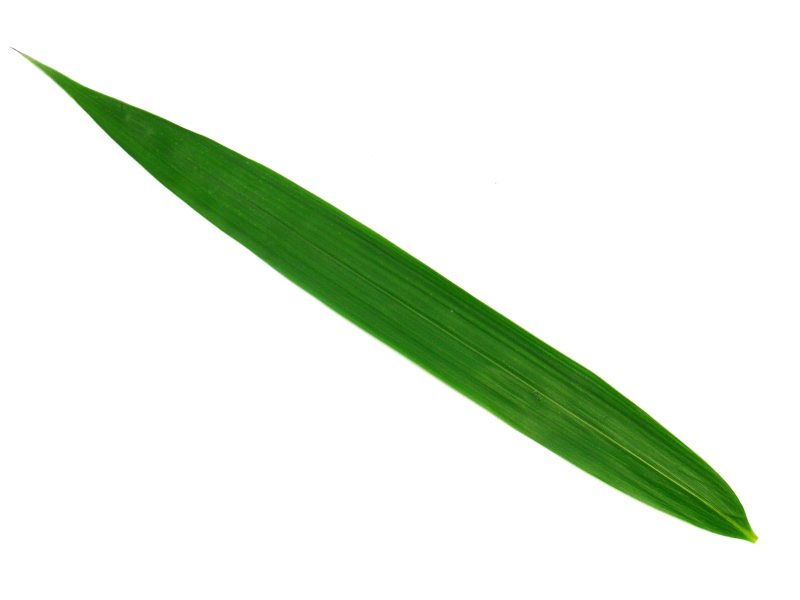
#> input picture tareas/leaves/Leaves/1006.jpg, 1600 x 1200 px (shown at 1/2 size); its folder holds only this picture in this run
$ jupyter execute --allow-errors leaves_classifier.ipynb
#> lines starting #> are read from the running program, lines starting #| are printed output that depends on the picture; after the words box and inside, x2 and y2 are one past the last pixel; in counts of white or black regions, pixels touching at a corner belong together
[cell 1]
import cv2 as cv
import matplotlib.pyplot as plt
import numpy as np
import os
from sklearn.model_selection import train_test_split
from sklearn.svm import SVC
from sklearn.preprocessing import LabelEncoder, StandardScaler
from sklearn.metrics import accuracy_score
from sklearn.model_selection import GridSearchCV
from sklearn.neighbors import KNeighborsClassifier
from sklearn.neural_network import MLPClassifier

[cell 2]
def label_from_filename(filename: int):

    ranges = {
        (1001, 1059): 1,
        (1060, 1122): 2,
        (1552, 1616): 3,
        (1123, 1194): 4,
        (1195, 1267): 5,
        (1268, 1323): 6,
        (1324, 1385): 7,
        (1386, 1437): 8,
        (1438, 1496): 10,
        (1497, 1551): 9,
        (2001, 2050): 11,
        (2051, 2113): 12,
        (2114, 2165): 14,
        (2166, 2230): 15,
        (2231, 2290): 16,
        (2291, 2346): 17,
        (2347, 2423): 18,
        (2424, 2485): 19,
        (2486, 2546): 20,
        (2547, 2612): 21,
        (2616, 2675): 22,
        (3001, 3055): 23,
        (3056, 3110): 24,
        (3111, 3175): 25,
        (3176, 3229): 26,
        (3230, 3281): 27,
        (3282, 3334): 28,
        (3335, 3389): 29,
        (3390, 3446): 30,
        (3447, 3510): 31,
        (3511, 3563): 32,
        (3566, 3621): 33,
    }

    for (low, high), label in ranges.items():
        if low <= filename <= high:
            return label

    return None

[cell 3]
def process_image(image:str):

#> called with image = './Leaves/1006.jpg'
    image_filename = os.path.basename(image)

    #Loading image
    im = cv.cvtColor(cv.imread(image), cv.COLOR_BGR2GRAY)
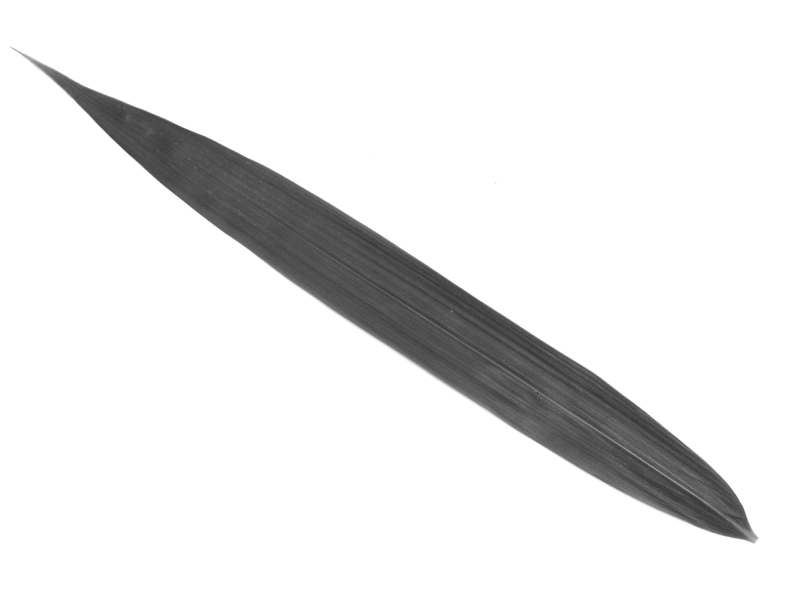
#> im: shape (1200, 1600) (shown at 1/2 size); min 48, max 255, mean 233.8

    # Change size

    im = cv.resize(im, (1000, 1000))
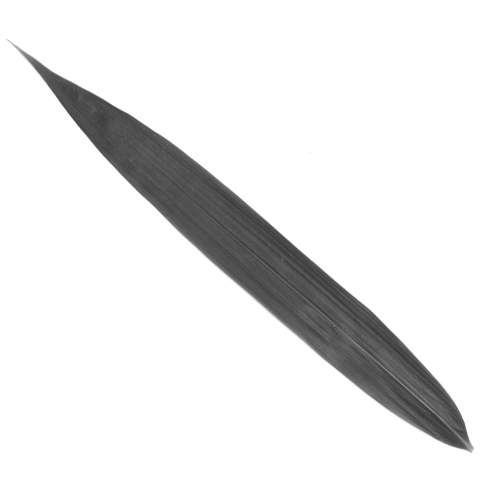
#> im: shape (1000, 1000) (shown at 1/2 size); min 51, max 255, mean 233.8

    #Image segmentation using otsu
    im_segmentation = cv.threshold(im, 0,255, cv.THRESH_BINARY+cv.THRESH_OTSU)

    #Contour extraction
    contours, hierarchy = cv.findContours(im_segmentation[1], cv.RETR_LIST, cv.CHAIN_APPROX_NONE)
#> contours = 14 contours, 12 with area under 20; largest, box (x1, y1, x2, y2) and area: (0, 0, 1000, 1000) 998001, (35, 95, 947, 904) 124142

    max_area = -1
    max_contour = None
    image_area = im.shape[0] * im.shape[1]
#> image_area = 1000000
    for contour in contours:

        area = cv.contourArea(contour)

        # Drawing a bounding box
        if 2000 < area <= image_area * 0.9:
            if  area > max_area:
                max_area = area
                max_contour = contour
#> this loop made 14 passes
#> (area, max_area) on pass 1: (124141.5, 124141.5)
#> area on pass 14: 998001
#> after the loop, max_area = 124141.5; max_contour = contour of 1959 points, box (x1, y1, x2, y2) (35, 95, 947, 904), area 124142


    x, y, w, h = cv.boundingRect(max_contour)
#> x = 35; y = 95; w = 912; h = 809


    # Perimeter calculation

    perim = cv.arcLength(max_contour, True) # Verificar
#> perim = 2573.3

    # Aspect ratio calculation
    aspect_ration = w/h
#> aspect_ration = 1.13

    # Shape factor
    shape_factor = (4*np.pi*max_area)/np.power(perim, 2)
#> shape_factor = 0.236

    #
    rectan = (w*h)/max_area
#> rectan = 5.94

    points = np.array(max_contour).reshape(-1,2).astype(np.float32)
#> points = 1959 pairs, first value 35 to 946, second value 95 to 903
    mean, eigvec, eigval = cv.PCACompute2(points, mean=None)
#> mean = [[498.4, 500.5]]; eigvec = [[0.75, 0.661], [-0.661, 0.75]]; eigval = [130907.1, 2884.2]


    eje_mayor = float(2 * np.sqrt(eigval[0][0])) # Eje mayor
#> eje_mayor = 723.6
    eje_menor = float(2 * np.sqrt(eigval[1][0])) # Eje menor
#> eje_menor = 107.4

    # Perimeter diameter ratio

    p_d_ratio = perim/w
#> p_d_ratio = 2.82

    # Hu moments

    hu = cv.HuMoments(cv.moments(max_contour)).flatten()
#> hu = [0.675, 0.429, 0.00205, 0.00181, 3.5e-06, 0.00119, 1.6e-08]

    # Label for image

    filename_id = int(image_filename[:4])

    classification = label_from_filename(filename_id)

    # Our vector will consists of: [A, P, SF, R, w, h, aspect_ratio, eje_mayor, eje_menor, p_d_ratio, hu]

    features = np.hstack([
            max_area, perim, shape_factor, rectan,
        w, h, aspect_ration, eje_mayor, eje_menor, p_d_ratio, hu
       ])
#> features = 17 values, max 124141.5 at index 0, min 1.6e-08 at index 16, mean 7604.6

    return features, classification

[cell 4]
def obtain_features_from_dataset(path:str):

    X = []
    y = []
    # Verify path exists.


    if not os.path.exists(path):
        print("Error")
        return

    # Iterate over files and process them.
    # We need files sorted

    for x in os.listdir(path):
        image_path = os.path.join(path, x)
        features, classification = process_image(image_path)
#> classification = 1
        X.append(features)
        y.append(classification)


    return np.array(X), np.array(y)

## Exctraction feature vectors

[cell 5]
path = "./Leaves"
X, y = obtain_features_from_dataset(path)
#> y = [1]

$ run again, on tareas/leaves/Leaves/1130.jpg
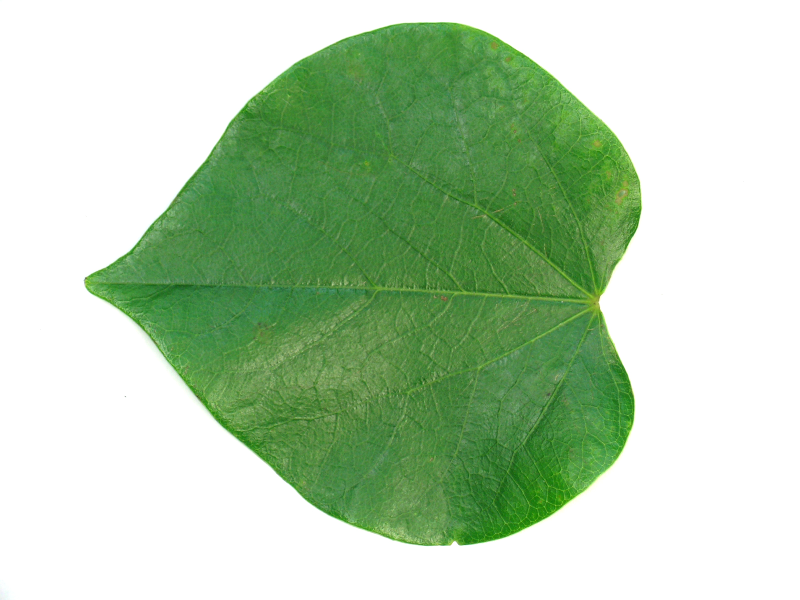
#> input picture tareas/leaves/Leaves/1130.jpg, 1600 x 1200 px (shown at 1/2 size)
#> in process_image, `im = cv.cvtColor(cv.imread(image), cv.COLOR_BGR2GRAY)`:
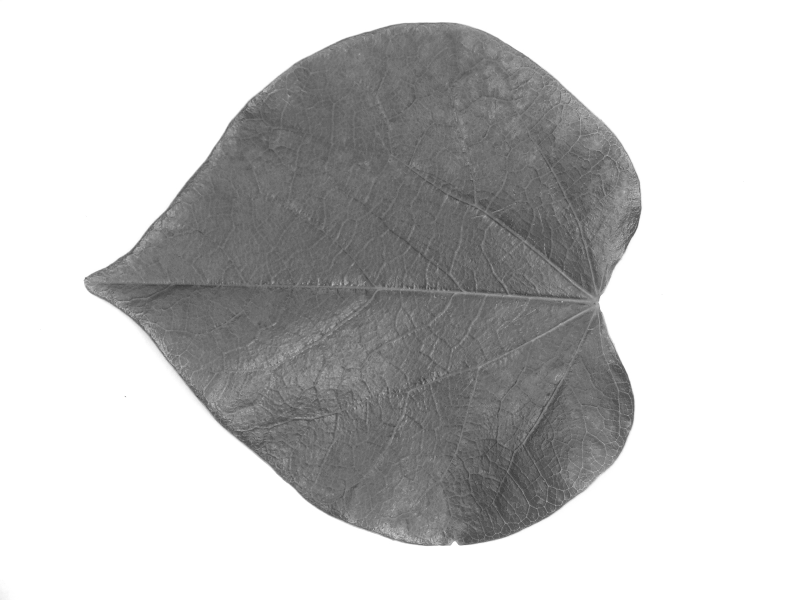
#> im: shape (1200, 1600) (shown at 1/2 size); min 51, max 255, mean 196
#> in process_image, `im = cv.resize(im, (1000, 1000))`:
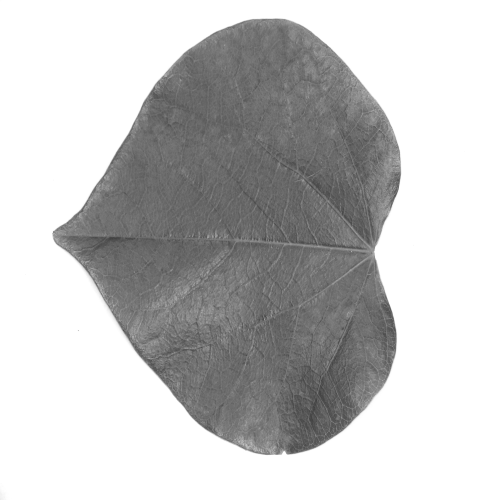
#> im: shape (1000, 1000) (shown at 1/2 size); min 57, max 255, mean 195.9
#> contours = 46 contours, 44 with area under 20; largest, box (x1, y1, x2, y2) and area: (0, 0, 1000, 1000) 998001, (104, 36, 803, 911) 414214
#> the loop in process_image, `for contour in contours: ` made 46 passes
#> (area, max_area) on pass 45: (414214.5, 414214.5)
#> after the loop in process_image, `for contour in contours:`: max_area = 414214.5; max_contour = contour of 2131 points, box (x1, y1, x2, y2) (104, 36, 803, 911), area 414214
#> in process_image, `x, y, w, h = cv.boundingRect(max_contour)`: x = 104; y = 36; w = 699; h = 875
#> perim = 2597.8
#> aspect_ration = 0.799
#> shape_factor = 0.771
#> rectan = 1.48
#> points = 2131 pairs, first value 104 to 802, second value 36 to 910
#> mean = [[510.3, 477.3]]; eigvec = [[0.099, 0.995], [0.995, -0.099]]; eigval = [82427.8, 53629.4]
#> eje_mayor = 574.2
#> eje_menor = 463.2
#> p_d_ratio = 3.72
#> hu = [0.171, 0.0028, 0.000267, 3.83e-06, -8.7e-11, -1.65e-07, 8.58e-11]
#> in process_image, `features = np.hstack([ max_area, perim, shape_factor, rectan, w, h, as..`: features = 17 values, max 414214.5 at index 0, min -1.65e-07 at index 15, mean 24672.4
#> in obtain_features_from_dataset, `features, classification = process_image(image_path)`: classification = 4
#> `X, y = obtain_features_from_dataset(path)`: y = [4]

$ run again, on tareas/leaves/Leaves/1140.jpg
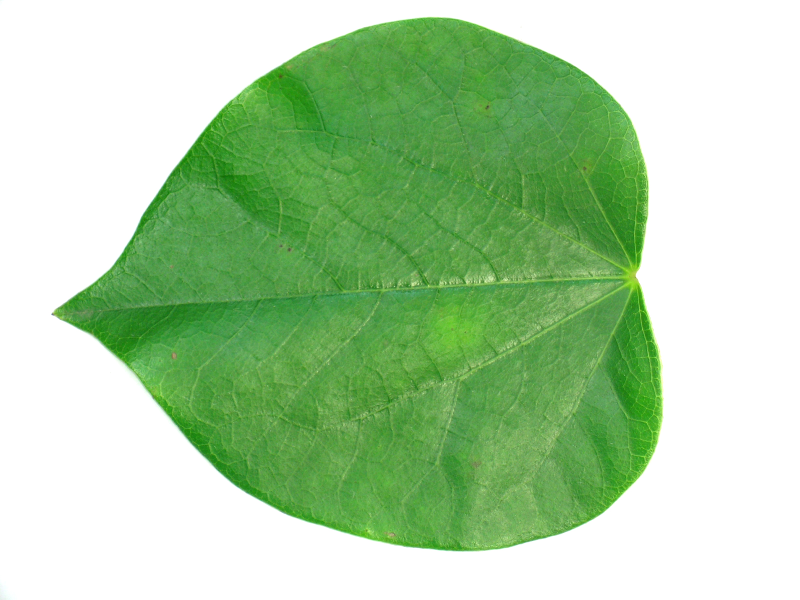
#> input picture tareas/leaves/Leaves/1140.jpg, 1600 x 1200 px (shown at 1/2 size)
#> in process_image, `im = cv.cvtColor(cv.imread(image), cv.COLOR_BGR2GRAY)`:
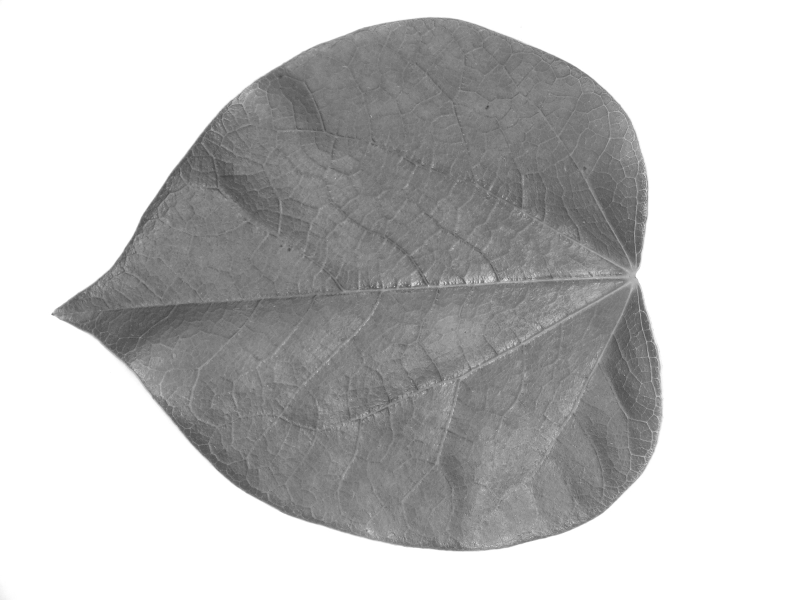
#> im: shape (1200, 1600) (shown at 1/2 size); min 52, max 255, mean 193.4
#> in process_image, `im = cv.resize(im, (1000, 1000))`:
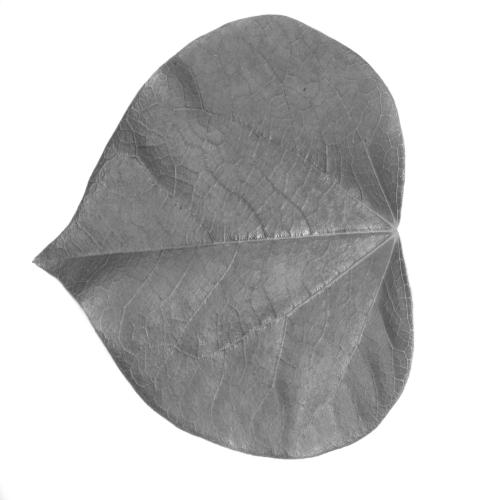
#> im: shape (1000, 1000) (shown at 1/2 size); min 64, max 255, mean 193.3
#> contours = 109 contours, 106 with area under 20; largest, box (x1, y1, x2, y2) and area: (0, 0, 1000, 1000) 998001, (63, 28, 829, 920) 480598, (610, 460, 617, 470) 32
#> the loop in process_image, `for contour in contours: ` made 109 passes
#> (area, max_area) on pass 108: (480598.5, 480598.5)
#> after the loop in process_image, `for contour in contours:`: max_area = 480598.5; max_contour = contour of 2327 points, box (x1, y1, x2, y2) (63, 28, 829, 920), area 480598
#> in process_image, `x, y, w, h = cv.boundingRect(max_contour)`: x = 63; y = 28; w = 766; h = 892
#> perim = 2781.4
#> aspect_ration = 0.859
#> shape_factor = 0.781
#> rectan = 1.42
#> points = 2327 pairs, first value 63 to 828, second value 28 to 919
#> mean = [[513.4, 488.7]]; eigvec = [[0.0761, 0.997], [0.997, -0.0761]]; eigval = [89717.6, 66210.1]
#> eje_mayor = 599.1
#> eje_menor = 514.6
#> p_d_ratio = 3.63
#> hu = [0.167, 0.00151, 0.000245, 2.25e-06, -4.71e-11, -7.84e-08, -2.38e-11]
#> in process_image, `features = np.hstack([ max_area, perim, shape_factor, rectan, w, h, as..`: features = 17 values, max 480598.5 at index 0, min -7.84e-08 at index 15, mean 28597.6
#> in obtain_features_from_dataset, `features, classification = process_image(image_path)`: classification = 4
#> `X, y = obtain_features_from_dataset(path)`: y = [4]

$ run again, on tareas/leaves/Leaves/1145.jpg
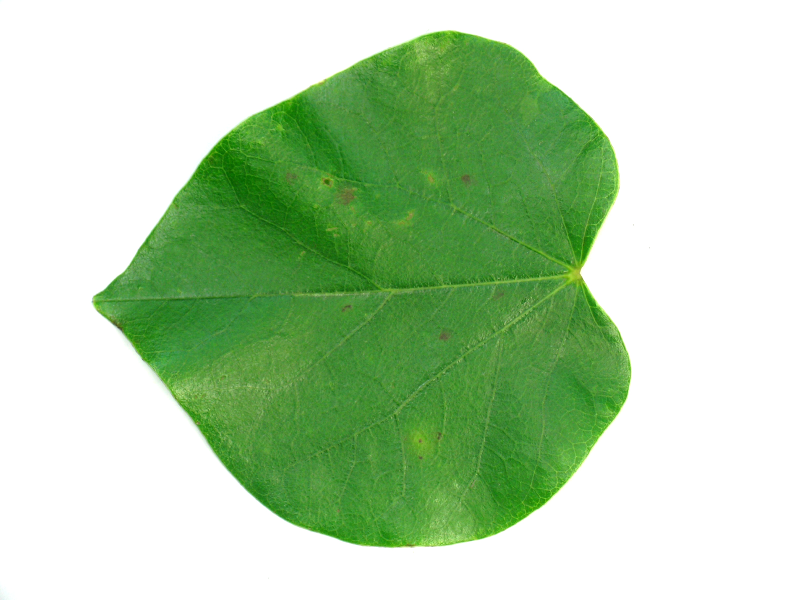
#> input picture tareas/leaves/Leaves/1145.jpg, 1600 x 1200 px (shown at 1/2 size)
#> in process_image, `im = cv.cvtColor(cv.imread(image), cv.COLOR_BGR2GRAY)`:
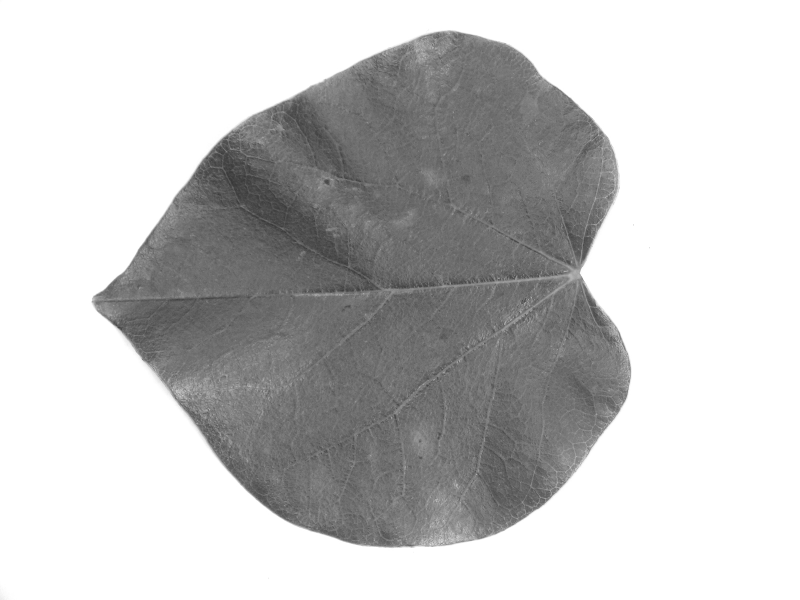
#> im: shape (1200, 1600) (shown at 1/2 size); min 45, max 255, mean 197.9
#> in process_image, `im = cv.resize(im, (1000, 1000))`:
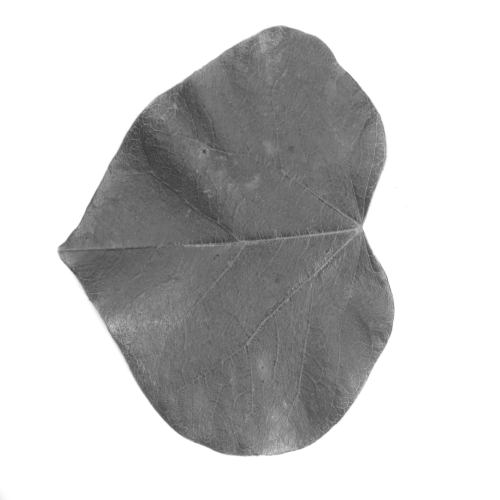
#> im: shape (1000, 1000) (shown at 1/2 size); min 54, max 255, mean 197.8
#> contours = 100 contours, 96 with area under 20; largest, box (x1, y1, x2, y2) and area: (0, 0, 1000, 1000) 998001, (114, 51, 790, 913) 401814, (547, 898, 555, 906) 26, (538, 905, 548, 912) 24
#> the loop in process_image, `for contour in contours: ` made 100 passes
#> (area, max_area) on pass 99: (401813.5, 401813.5)
#> after the loop in process_image, `for contour in contours:`: max_area = 401813.5; max_contour = contour of 2171 points, box (x1, y1, x2, y2) (114, 51, 790, 913), area 401814
#> in process_image, `x, y, w, h = cv.boundingRect(max_contour)`: x = 114; y = 51; w = 676; h = 862
#> perim = 2634.5
#> aspect_ration = 0.784
#> shape_factor = 0.728
#> rectan = 1.45
#> points = 2171 pairs, first value 114 to 789, second value 51 to 912
#> mean = [[500.1, 500.1]]; eigvec = [[-0.0732, 0.997], [0.997, 0.0732]]; eigval = [81219.2, 50756.6]
#> eje_mayor = 570
#> eje_menor = 450.6
#> p_d_ratio = 3.9
#> hu = [0.171, 0.00277, 0.000251, 5.65e-06, -5.8e-11, -1.47e-07, -2.05e-10]
#> in process_image, `features = np.hstack([ max_area, perim, shape_factor, rectan, w, h, as..`: features = 17 values, max 401813.5 at index 0, min -1.47e-07 at index 15, mean 23942
#> in obtain_features_from_dataset, `features, classification = process_image(image_path)`: classification = 4
#> `X, y = obtain_features_from_dataset(path)`: y = [4]

$ run again, on tareas/leaves/Leaves/1032.jpg
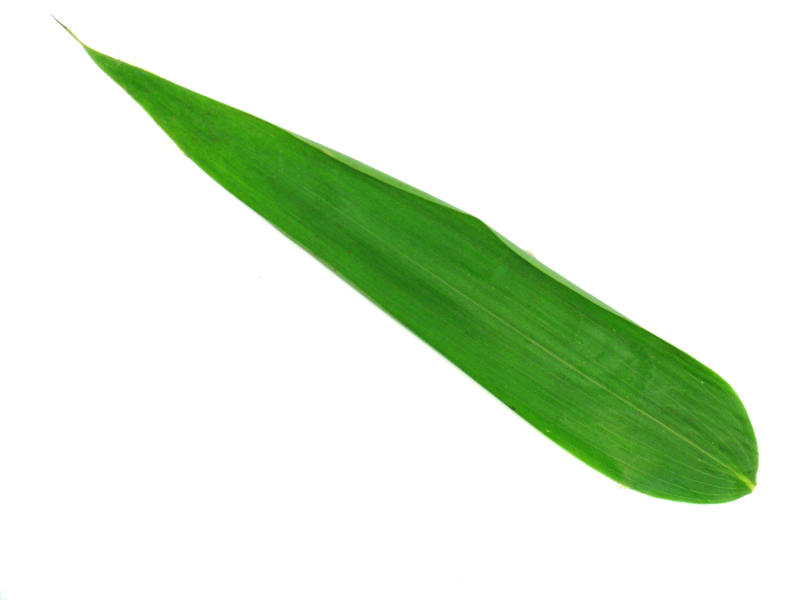
#> input picture tareas/leaves/Leaves/1032.jpg, 1600 x 1200 px (shown at 1/2 size)
#> in process_image, `im = cv.cvtColor(cv.imread(image), cv.COLOR_BGR2GRAY)`:
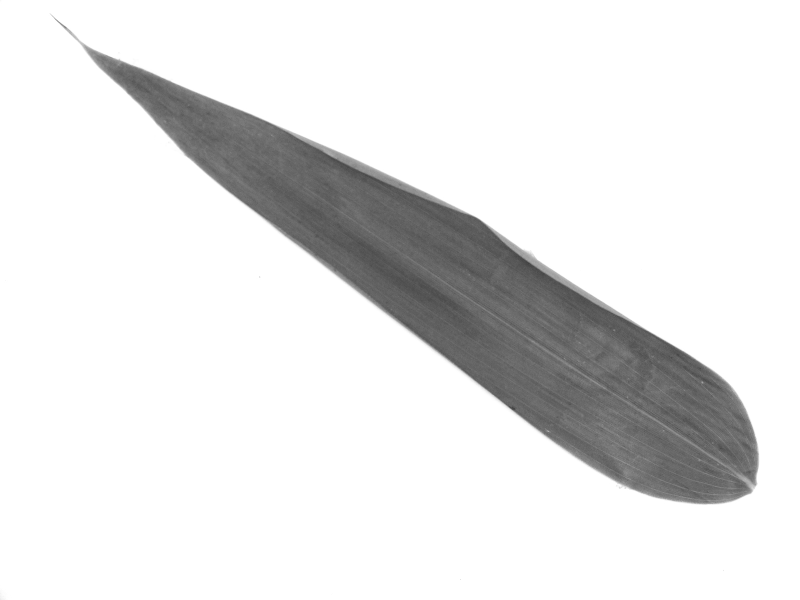
#> im: shape (1200, 1600) (shown at 1/2 size); min 59, max 255, mean 229.5
#> in process_image, `im = cv.resize(im, (1000, 1000))`:
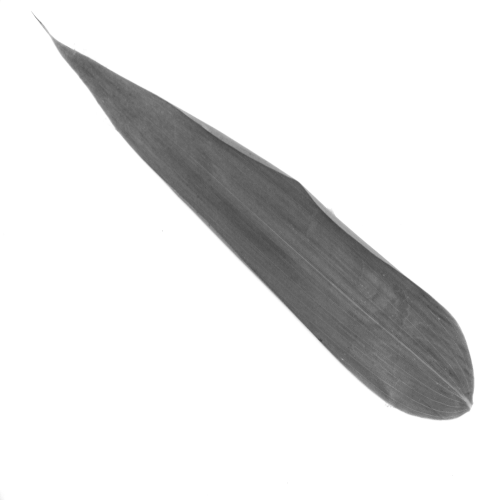
#> im: shape (1000, 1000) (shown at 1/2 size); min 63, max 255, mean 229.4
#> contours = 10 contours, 7 with area under 20; largest, box (x1, y1, x2, y2) and area: (0, 0, 1000, 1000) 998001, (104, 74, 949, 841) 170604, (70, 33, 87, 52) 58
#> the loop in process_image, `for contour in contours: ` made 10 passes
#> (area, max_area) on pass 2: (170604, 170604)
#> after the loop in process_image, `for contour in contours:`: max_area = 170604; max_contour = contour of 1948 points, box (x1, y1, x2, y2) (104, 74, 949, 841), area 170604
#> in process_image, `x, y, w, h = cv.boundingRect(max_contour)`: x = 104; y = 74; w = 845; h = 767
#> perim = 2480.7
#> aspect_ration = 1.1
#> shape_factor = 0.348
#> rectan = 3.8
#> points = 1948 pairs, first value 104 to 948, second value 74 to 840
#> mean = [[546.8, 458]]; eigvec = [[0.748, 0.663], [-0.663, 0.748]]; eigval = [117777.2, 6423.5]
#> eje_mayor = 686.4
#> eje_menor = 160.3
#> p_d_ratio = 2.94
#> hu = [0.436, 0.162, 0.00715, 0.00518, 3.15e-05, 0.00207, 6.34e-07]
#> in process_image, `features = np.hstack([ max_area, perim, shape_factor, rectan, w, h, as..`: features = 17 values, max 170604 at index 0, min 6.34e-07 at index 16, mean 10326.6
#> in obtain_features_from_dataset, `features, classification = process_image(image_path)`: classification = 1
#> `X, y = obtain_features_from_dataset(path)`: y = [1]
